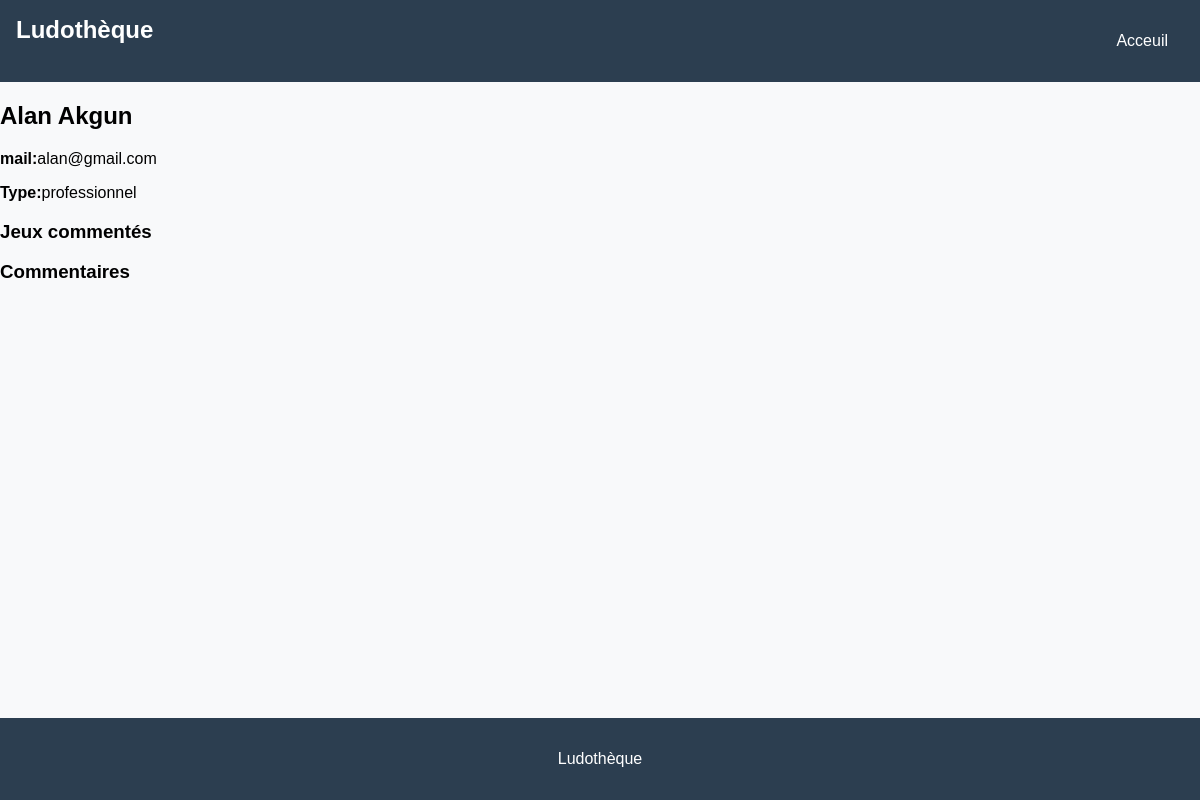
The app's page /joueurs/1/, older data.
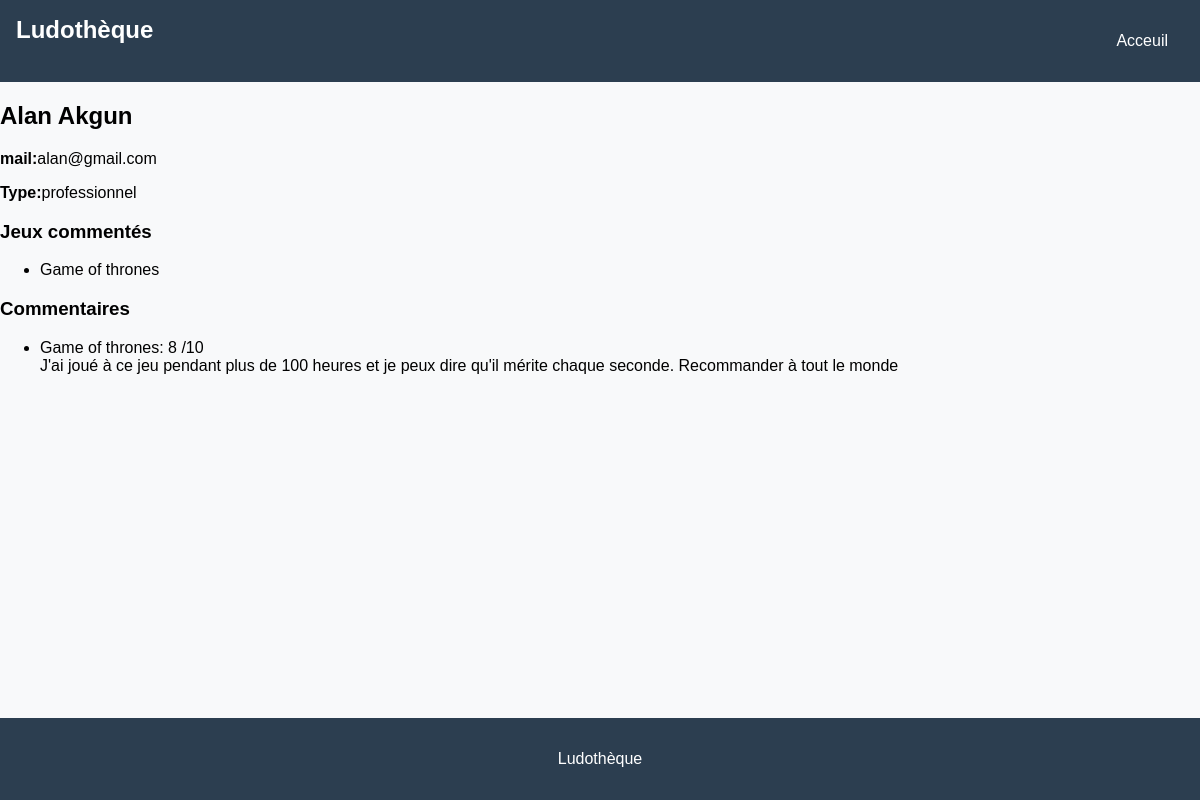
The same page, newer data.
### myapp/models.py (models this page shows, shortened)
class Jeu(models.Model):
    titre = models.CharField(max_length=200)
    annee_sortie = models.IntegerField(default=2000)
    photo_boite = models.ImageField(upload_to='photo_boite', blank=True, null=True)
    editeur = models.CharField(max_length=200)
    auteur = models.ForeignKey(Auteur, on_delete=models.CASCADE, blank=True, null=True)
    categorie = models.ForeignKey(Categorie, on_delete=models.CASCADE, blank=True, null=True)

class Commentaire(models.Model):
    jeu = models.ForeignKey(Jeu, on_delete=models.CASCADE)
    joueur = models.ForeignKey(Joueur, on_delete=models.CASCADE)
    date = models.DateTimeField(default=datetime.now, blank=True)
    note = models.IntegerField(validators=[MinValueValidator(0), MaxValueValidator(20)], default=0)
    commentaire = models.TextField()

### myapp/views.py (the view)
# urls.py: path('joueurs/<int:joueur_id>/', views.display_joueur, name='display_joueur'),
def display_joueur(request, joueur_id):
    joueur = get_object_or_404(Joueur, pk=joueur_id)
    commentaires = Commentaire.objects.filter(joueur=joueur)
    jeux_commented = Jeu.objects.filter(commentaire__in=commentaires).distinct()
    context = {
        'joueur': joueur,
        'jeux_commented': jeux_commented,
        'commentaires': commentaires,
    }
    return render(request, 'joueur/display_joueur.html', context)

### myapp/templates/joueur/display_joueur.html
{% extends "base.html" %}
{% block content %}
<div class="jeu-detail">
    <h2>{{ joueur.prenom }} {{ joueur.nom }}</h2>
    <p><strong>mail:</strong>{{ joueur.mail }}</p>
    <p><strong>Type:</strong>{{ joueur.type }}</p>
    <h3>Jeux commentés</h3>
    <ul>
        {% for jeu in jeux_commented %}
            <li>{{ jeu.titre }}</li>
        {% endfor %}
    </ul>
    <h3>Commentaires</h3>
    <ul>
        {% for commentaire in commentaires %}
            <li>{{ commentaire.jeu.titre }}: {{ commentaire.note }} /10<br>{{ commentaire.commentaire }}</li>
        {% endfor %}
    </ul>
</div>
{% endblock %}

Row changes from the older to the newer data that the page shows:
now on this page (row unchanged): Jeu: titre "Game of thrones"
added Commentaire: jeu.titre "Game of thrones", note "8", commentaire "J'ai joué à ce jeu pendant plus de 100 heures et je peux dire qu'il mérite chaque seconde. Recommander à tout le monde"
